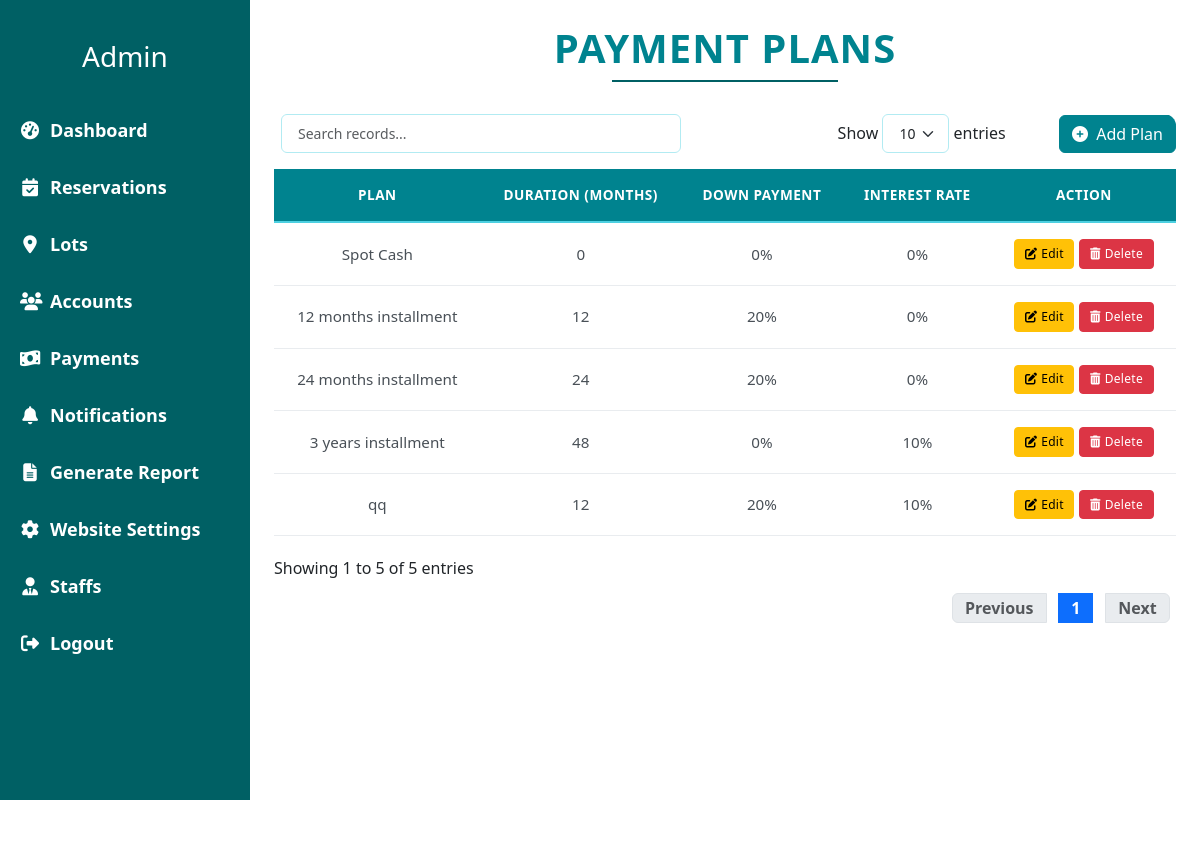
The page /admin/payment_plans.php (signed in) on the database as committed earlier.
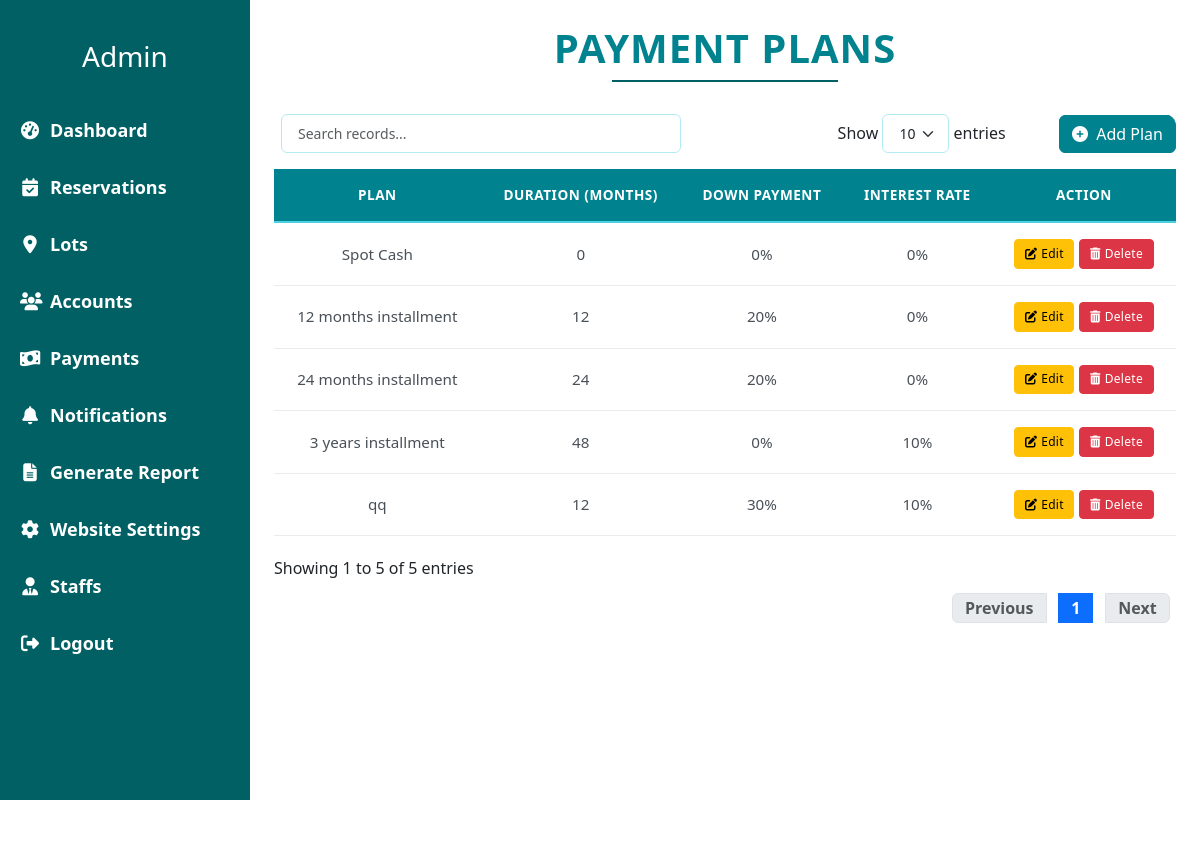
The same page on the database as committed later.
### tables this page shows
CREATE TABLE `payment_plan` (
  `payment_plan_id` int(11) NOT NULL,
  `plan` varchar(250) NOT NULL,
  `duration` int(11) NOT NULL,
  `down_payment` float NOT NULL,
  `interest_rate` float NOT NULL,
  `is_deleted` tinyint(1) NOT NULL DEFAULT 0
);

### admin/payments/payments.class.php (called while the page is built, shortened)
<?php
require_once __DIR__ . '/../../database.php';
class Payments_class{
    protected $db;
    function __construct(){
        $this->db = new Database();
    }
    public function showPaymentPlans() {
        $sql = "SELECT * FROM payment_plan WHERE is_deleted = 0";
        $query = $this->db->connect()->prepare($sql);
        $data = null;
        if($query->execute()){
            $data = $query->fetchAll(PDO::FETCH_ASSOC);
        }
        return $data;
    }
}

### database.php (called while the page is built, shortened)
<?php
class Database{
    private $host = 'localhost';
    private $username = 'root';
    private $password = '';
    private $dbname = 'burial_db';
    protected $connection;
    function connect(){
        try {
            if($this->connection === null){
                $dsn = "mysql:host=$this->host;dbname=$this->dbname";
                $this->connection = new PDO($dsn, $this->username, $this->password, [
                    PDO::ATTR_ERRMODE => PDO::ERRMODE_EXCEPTION,
                    PDO::ATTR_DEFAULT_FETCH_MODE => PDO::FETCH_ASSOC,
                    PDO::ATTR_EMULATE_PREPARES => false
                ]);
            }
            return $this->connection;
        } catch (PDOException $e) {
            error_log("Database Connection Error: " . $e->getMessage());
            error_log("DSN: mysql:host=$this->host;dbname=$this->dbname");
            throw new Exception("Database connection failed: " . $e->getMessage());
        }
    }
}

### admin/payment_plans.php (the view, shortened to what this page needs)
<?php
    include(__DIR__ . '/nav/navigation.php');
    require_once (__DIR__ . '/payments/payments.class.php');
    $burialObj = new Payments_class();
    $paymentPlans = $burialObj->showPaymentPlans();
?>
<link rel="stylesheet" type="text/css" href="https://cdn.datatables.net/1.13.7/css/dataTables.bootstrap5.min.css">
<div class="container-fluid px-4 py-4">
    <div class="text-center mb-4">
        <h1 class="display-5 fw-bold text-uppercase" style="color: #006064;">PAYMENT PLANS</h1>
        <div class="border-bottom border-2 w-25 mx-auto" style="border-color: #006064 !important;"></div>
    </div>
    <div class="card">
        <div class="card-body">
            <table id="paymentPlansTable" class="table">
                <thead>
                    <tr>
                        <th>Plan</th>
                        <th>Duration (Months)</th>
                        <th>Down Payment</th>
                        <th>Interest Rate</th>
                        <th>Action</th>
                    </tr>
                </thead>
                <tbody>
                    <?php foreach ($paymentPlans as $plan): ?>
                    <tr>
                        <td><?= $plan['plan'] ?></td>
                        <td><?= $plan['duration'] ?></td>
                        <td><?= $plan['down_payment'] ?>%</td>
                        <td><?= $plan['interest_rate'] ?>%</td>
                        <td>
                            <div class="d-flex gap-1 justify-content-center">
                                <a href="payments/edit_payment_plan.php?id=<?= $plan['payment_plan_id'] ?>"
                                   class="btn btn-sm btn-warning d-flex align-items-center">
                                    <i class="fas fa-edit me-1"></i> Edit
                                </a>
                                <button class="btn btn-sm btn-danger deletePlanBtn d-flex align-items-center"
                                        data-plan_id="<?= $plan['payment_plan_id'] ?>">
                                    <i class="fas fa-trash-alt me-1"></i> Delete
                                </button>
                            </div>
                        </td>
                    </tr>
                    <?php endforeach; ?>
                </tbody>
            </table>
        </div>
    </div>
</div>

Rows that differ between the two databases and show on the page:
changed payment_plan "qq": down_payment "20" → "30"
